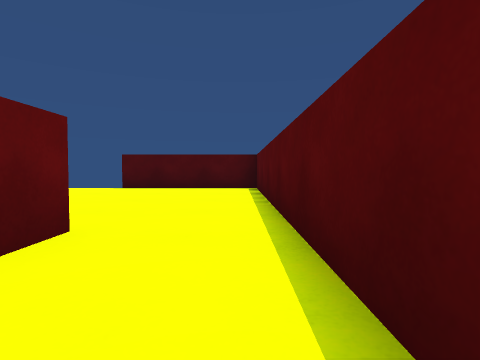
View 1 (above)

12 first-person views from a walk through a 3-D level made in the Unity game engine. The camera is 0.27 m above the floor, tilts 2° down and sees 80° across. The floor is counted in squares, 0.5 m on a side. Each view is taken from the middle of a square. On the plan, view 1 faces up. The plan holds only what a view shows up to about 9 squares ahead; the rest is blank. The place goes on beyond the plan.

View 2
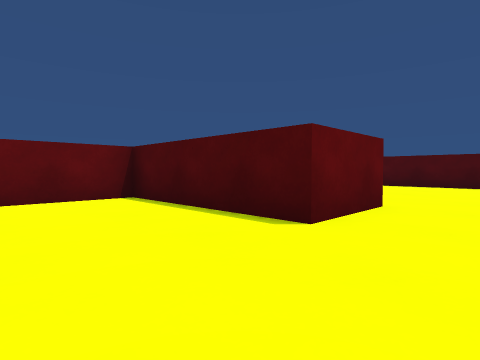

View 3
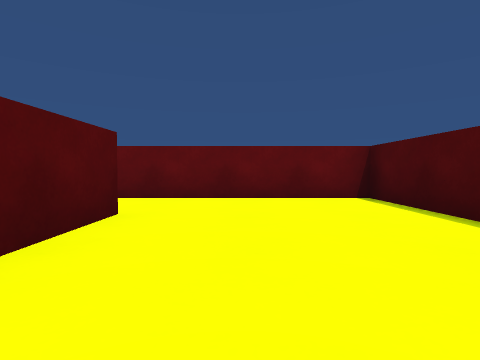

View 4
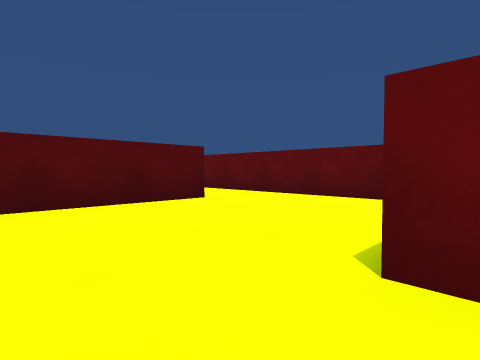

View 5
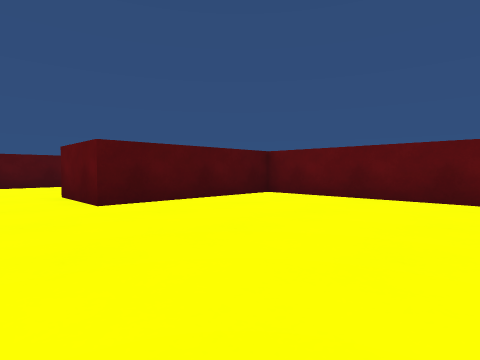

View 6
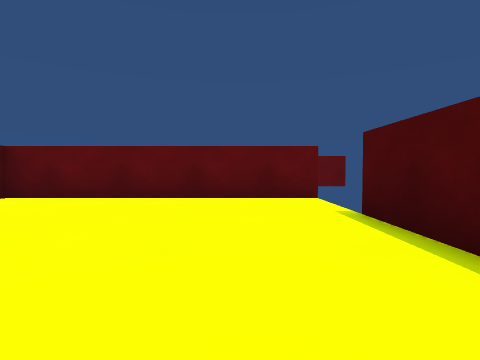

View 7
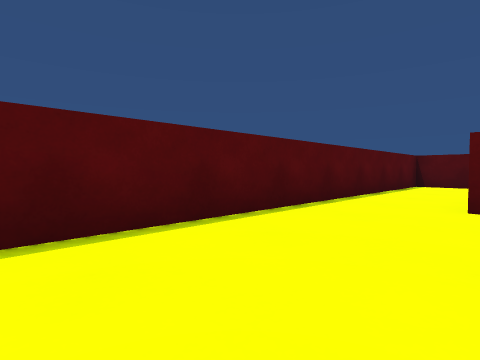

View 8
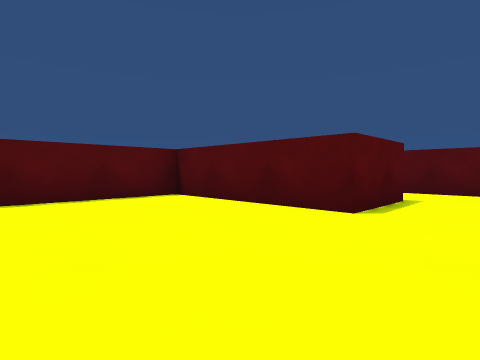

View 9
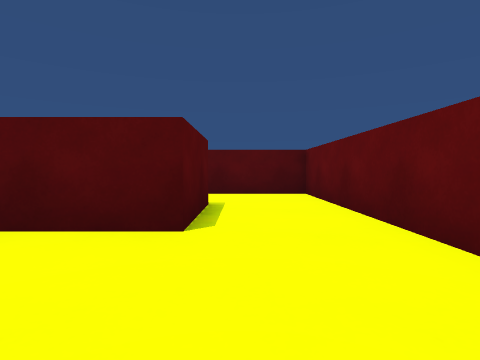

View 10
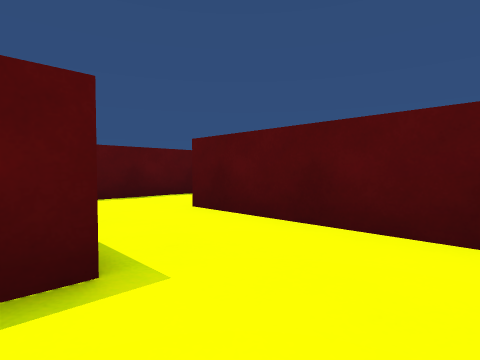

View 11
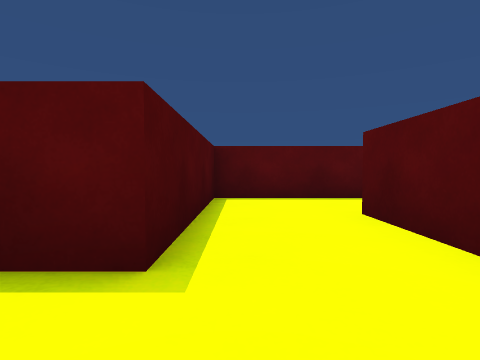

View 12
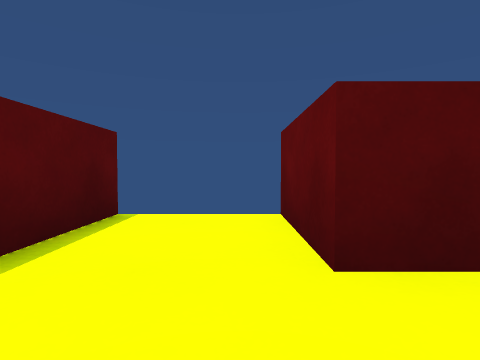

### Floor plan
Points are (right, up) in squares from view 1. A wall is a line through its corners. A room is listed if a view was taken in it or the views show most of it. See-through windows are left out.
Room 1 (views 1, 2, 3, 4, 8, 9, 10)
walls: (-1.5, 2.5) (-1.5, 0.5) (-5.5, 0.5) (-5.5, -5.5); (-3.5, -5.5) (-3.5, -3.5) (0.5, -3.5) (0.5, 2.5)
ways out: opening at (-0.5, 1.5) to room 2; opening at (-4.5, -4.5) to room 3
Room 2 (views 5, 6, 7)
walls: (-5.5, 8.6) (-5.5, 2.5) (-1.5, 2.5); (0.5, 2.5) (0.5, 8.5) (-3.5, 8.5)
ways out: opening at (-0.5, 1.5) to room 1
Room 3 (view 11)
walls: (-5.5, -5.5) (-5.5, -7.5) (-3.5, -7.5)
ways out: opening at (-4.5, -4.5) to room 1; opening at (-2.5, -6.5) to room 4
Room 4 (view 12)
walls: (-3.5, -7.5) (-1.5, -7.5) (-1.5, -9.5); (0.5, -9.5) (0.5, -5.5) (-3.5, -5.5)
ways out: opening at (-2.5, -6.5) to room 3

Where each view was taken, in squares from view 1:
view 1: 0 up, 0 right, facing up
view 2: 2 down, 0 right, facing up-left
view 3: 2 down, 0 right, facing left
view 4: 1 up, 0 right, facing down-left
view 5: 7 up, 0 right, facing down-left
view 6: 7 up, 0 right, facing left
view 7: 7 up, 2 left, facing down-right
view 8: 0 up, 5 left, facing down-right
view 9: 1 down, 4 left, facing down
view 10: 5 down, 5 left, facing down-right
view 11: 6 down, 5 left, facing right
view 12: 6 down, 1 left, facing down
